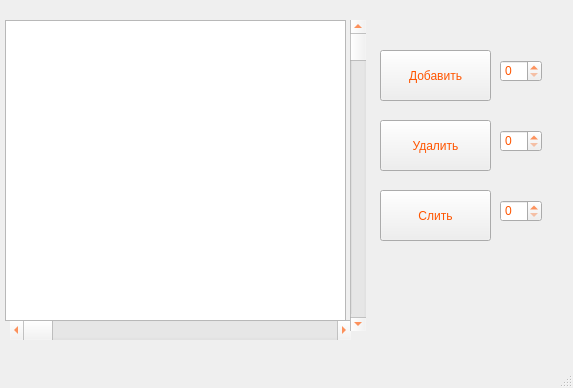
<?xml version="1.0" encoding="UTF-8"?>
<ui version="4.0">
 <class>MainWindow</class>
 <widget class="QMainWindow" name="MainWindow">
  <property name="geometry">
   <rect>
    <x>0</x>
    <y>0</y>
    <width>573</width>
    <height>388</height>
   </rect>
  </property>
  <property name="windowTitle">
   <string>MainWindow</string>
  </property>
  <property name="toolTip">
   <string>&lt;html&gt;&lt;head/&gt;&lt;body&gt;&lt;p&gt;&lt;span style=&quot; color:#aa557f;&quot;&gt;&lt;br/&gt;&lt;/span&gt;&lt;/p&gt;&lt;/body&gt;&lt;/html&gt;</string>
  </property>
  <property name="styleSheet">
   <string notr="true">color: rgb(255, 85, 0);</string>
  </property>
  <widget class="QWidget" name="centralwidget">
   <widget class="QPushButton" name="AddButton">
    <property name="geometry">
     <rect>
      <x>380</x>
      <y>50</y>
      <width>111</width>
      <height>51</height>
     </rect>
    </property>
    <property name="styleSheet">
     <string notr="true"/>
    </property>
    <property name="text">
     <string>Добавить</string>
    </property>
   </widget>
   <widget class="QPushButton" name="DeleteButton">
    <property name="geometry">
     <rect>
      <x>380</x>
      <y>120</y>
      <width>111</width>
      <height>51</height>
     </rect>
    </property>
    <property name="text">
     <string>Удалить</string>
    </property>
   </widget>
   <widget class="QPushButton" name="Sliyanie">
    <property name="geometry">
     <rect>
      <x>380</x>
      <y>190</y>
      <width>111</width>
      <height>51</height>
     </rect>
    </property>
    <property name="text">
     <string>Слить</string>
    </property>
   </widget>
   <widget class="QSpinBox" name="spinBoxAdd">
    <property name="geometry">
     <rect>
      <x>500</x>
      <y>60</y>
      <width>42</width>
      <height>22</height>
     </rect>
    </property>
   </widget>
   <widget class="QSpinBox" name="spinBoxDelete">
    <property name="geometry">
     <rect>
      <x>500</x>
      <y>130</y>
      <width>42</width>
      <height>22</height>
     </rect>
    </property>
   </widget>
   <widget class="QSpinBox" name="spinBoxSliynue">
    <property name="geometry">
     <rect>
      <x>500</x>
      <y>200</y>
      <width>42</width>
      <height>22</height>
     </rect>
    </property>
   </widget>
   <widget class="QScrollBar" name="horizontalScrollBar">
    <property name="geometry">
     <rect>
      <x>10</x>
      <y>320</y>
      <width>341</width>
      <height>20</height>
     </rect>
    </property>
    <property name="orientation">
     <enum>Qt::Horizontal</enum>
    </property>
   </widget>
   <widget class="QScrollBar" name="verticalScrollBar">
    <property name="geometry">
     <rect>
      <x>350</x>
      <y>20</y>
      <width>16</width>
      <height>311</height>
     </rect>
    </property>
    <property name="orientation">
     <enum>Qt::Vertical</enum>
    </property>
   </widget>
   <widget class="QGraphicsView" name="graphicsView">
    <property name="geometry">
     <rect>
      <x>5</x>
      <y>20</y>
      <width>341</width>
      <height>301</height>
     </rect>
    </property>
   </widget>
  </widget>
  <widget class="QMenuBar" name="menubar">
   <property name="geometry">
    <rect>
     <x>0</x>
     <y>0</y>
     <width>573</width>
     <height>21</height>
    </rect>
   </property>
  </widget>
  <widget class="QStatusBar" name="statusbar"/>
 </widget>
 <resources/>
 <connections/>
</ui>
